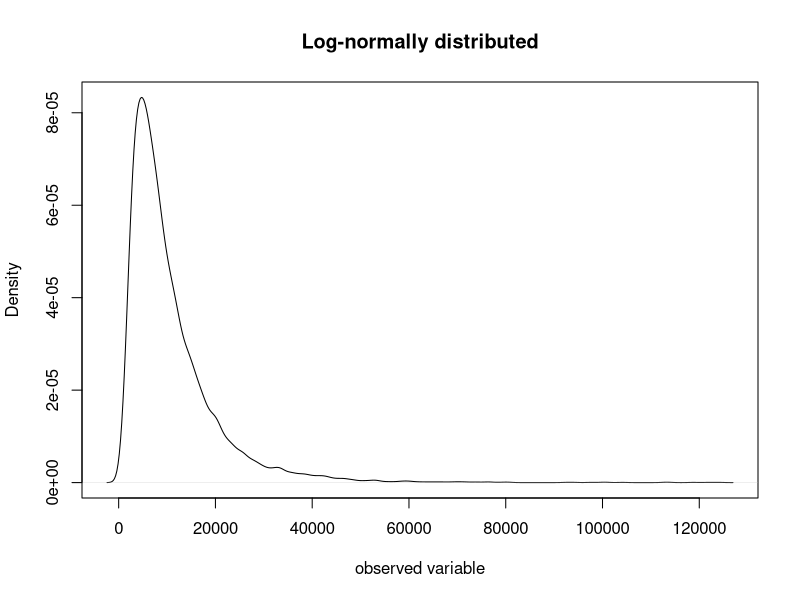
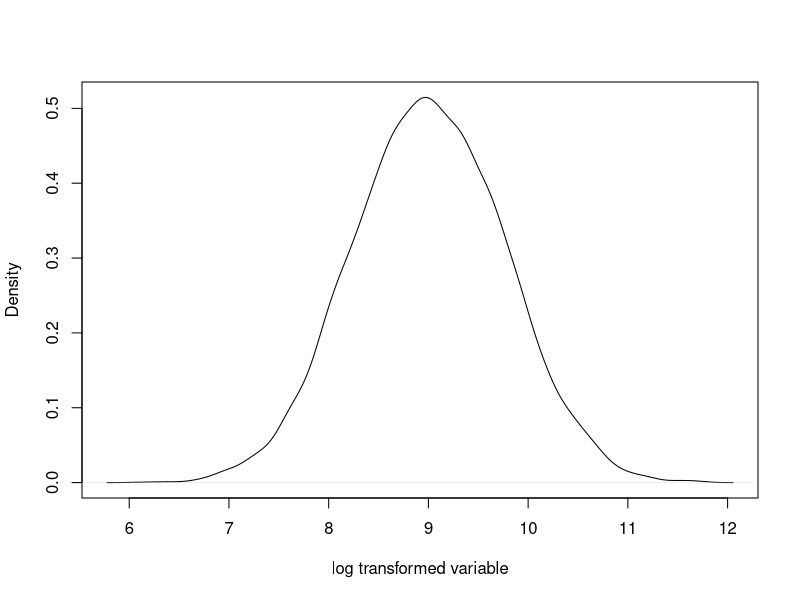
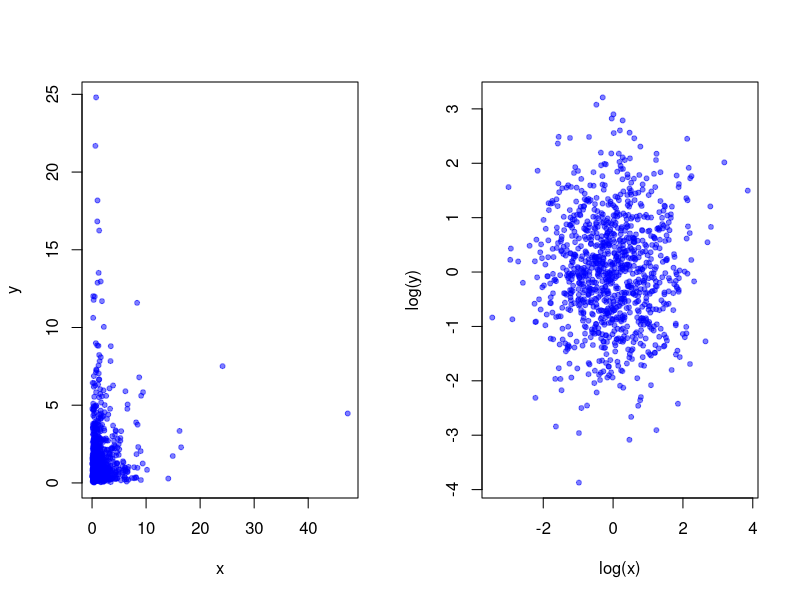
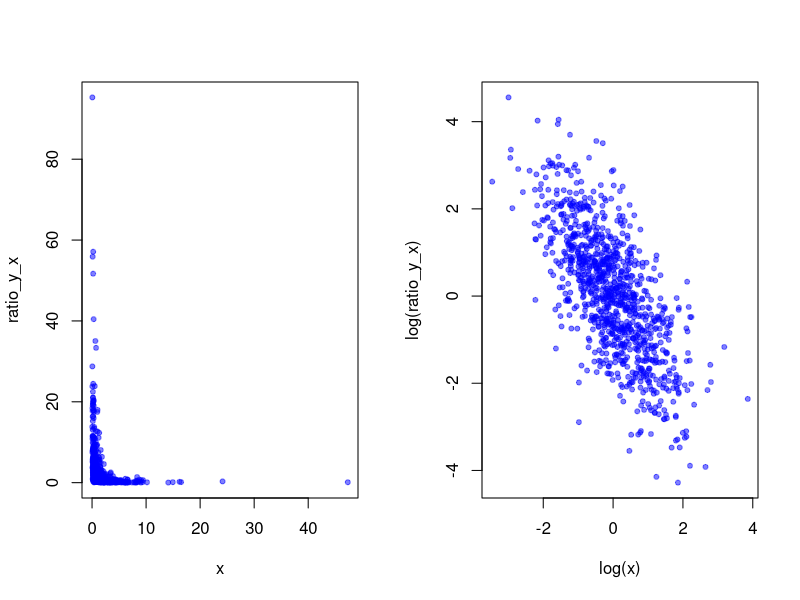
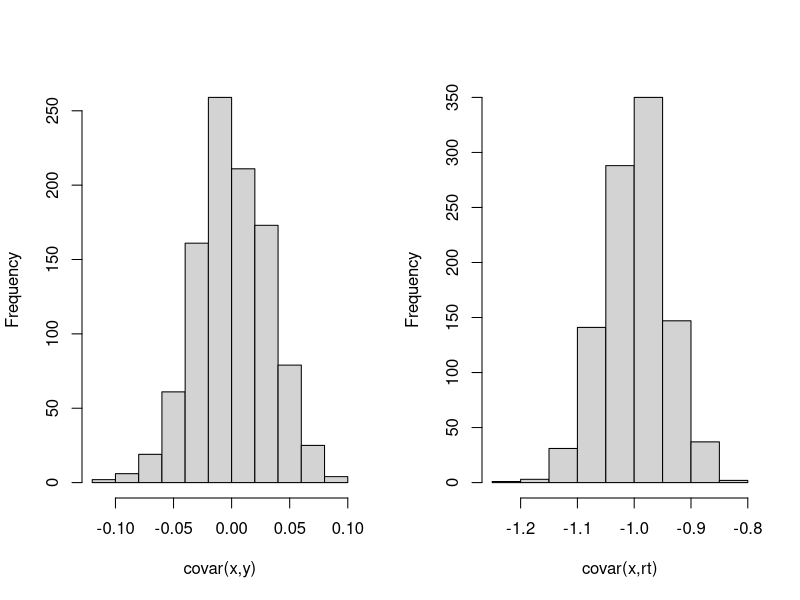

These charts were generated, in order, by the following R code:
## ---- chunk 1
knitr::opts_chunk$set(echo = TRUE)
options(digits = 3)
## ---- chunk 2
d_dm = abs(1.0 - 0.7)

d_cp = abs(4.0 - 3.75)
## ---- chunk 3
d_dm
d_cp
## ---- chunk 4
rho_dm <- 0.3/100
rho_dm
## ---- chunk 5
rho_cp <- 0.25/20
rho_cp
## ---- chunk 6
rho_dm <- (0.3/1.0)/100
rho_dm
## ---- chunk 7
rho_cp <- (0.25/4)/20
rho_cp
## ---- chunk 8
d_dm <- 1.0 - 0.70
d_dm # difference on arithmetic scale
## ---- chunk 9
log_d_dm <- log(1.0) - log(0.70)
log_d_dm # difference on log scale
## ---- chunk 10
log_d_cp <- log(4.0) - log(3.75)
d_cp # Difference on arithmetic scale
log_d_cp # difference on log scale
## ---- chunk 11
rho_d_dm_V2 <- log_d_dm/100
## ---- chunk 12
rho_d_cp_V2 <- log_d_cp/20
## ---- chunk 13
rho_d_dm_V2
rho_d_cp_V2
## ---- chunk 14
dummy_x <- rlnorm(10000, meanlog = 9, sdlog = 0.75)

plot(density(dummy_x), xlab = "observed variable", main = "Log-normally distributed")
## ---- chunk 15
plot(density(log(dummy_x)), xlab = "log transformed variable", main = "")
## ---- chunk 16
dm_A_0 = pi * 1000 * 500
dm_A_100 = pi* 700 * 420
## ---- chunk 17
dm_A_0
dm_A_100
## ---- chunk 18
log_dm_A_0 = log(pi) + log(1000) + log(500)
log_dm_A_100 = log(pi) +  log(700) + log(420)
## ---- chunk 19
log_dm_A_0
log_dm_A_100
## ---- chunk 20
log_WL_dm_rate <- (log(1000) - log(700))/100
log_WL_dm_rate 
## ---- chunk 21
log_WA_dm_rate <- (log_dm_A_0 - log_dm_A_100)/100
log_WA_dm_rate 
## ---- chunk 22
log_WA_dm_rate_corrected <- (log_dm_A_0 - log_dm_A_100)/(2*100)
log_WA_dm_rate_corrected
## ---- chunk 23
x <- rlnorm(1000)

y <- rlnorm(1000)
## ---- chunk 24
cor(x, y)

cor(log(x), log(y))
## ---- chunk 25
par(mfrow = c(1,2))
plot(y = y, x = x,
     pch = 20, col =rgb(0,0,1, 0.5))

plot(y = log(y), x = log(x),
     pch = 20, col =rgb(0,0,1, 0.5))

par(mfrow = c(1,1))
## ---- chunk 26
ratio_y_x <- y/x
## ---- chunk 27
cor(ratio_y_x, x)

cor(log(ratio_y_x), log(x))
## ---- chunk 28
par(mfrow = c(1,2))
plot(y = ratio_y_x, x = x,
     pch = 20, col =rgb(0,0,1, 0.5))

plot(y = log(ratio_y_x), x = log(x),
     pch = 20, col =rgb(0,0,1, 0.5))

par(mfrow = c(1,1))
## ---- chunk 29
cov(log(ratio_y_x), log(x))/var(log(x))
## ---- chunk 30
simmie1 <- function(mean_x = 0, sd_x = 1, mean_y = 0, sd_y = 1) {
  x <- rlnorm(n = 1000, meanlog = mean_x, sdlog = sd_x)
  y <- rlnorm(n = 1000, meanlog = mean_y, sdlog = sd_y )
  
  log_x <- log(x)
  log_y <- log(y)
  
  y_x_ratio <- log(y/x) # ratio variable we are making
  
  cov_val <- cov(log_x, log_y) # covariance of x and y (log transformed)
  cor_val <- cor(log_x, log_y) # correlation x and y (log transformed)
  slope_y_x <- cov_val/var(log_x) # slope of y~x
  
  cov_val_rt <- cov(log_x, y_x_ratio) # covariance of x and ratio 
  cor_val_rt <- cor(log_x, y_x_ratio)
  slope_rt_x <- cov_val_rt/var(log_x)
  
  return(c(cov_xy = cov_val, cor_xy = cor_val, slope_y_x = slope_y_x,
           cov_rt = cov_val_rt, cor_rt = cor_val_rt, slope_rt = slope_rt_x))
}
## ---- chunk 31
simmie1()
## ---- chunk 32
simulation_output <- t(replicate(1000, simmie1()))
## ---- chunk 33
par(mfrow = c(1,2))

hist(simulation_output[,1], xlab = "covar(x,y)", main = NULL)

hist(simulation_output[,4], xlab = "covar(x,rt)", main = NULL)

par(mfrow = c(1,1))
